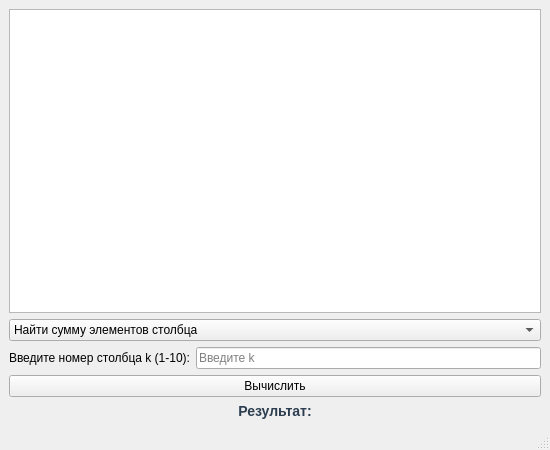
<?xml version="1.0" encoding="UTF-8"?>
<ui version="4.0">
 <class>MainWindow</class>
 <widget class="QMainWindow" name="MainWindow">
  <property name="geometry">
   <rect>
    <x>0</x>
    <y>0</y>
    <width>550</width>
    <height>450</height>
   </rect>
  </property>
  <property name="windowTitle">
   <string>Работа со столбцами матрицы</string>
  </property>
  <widget class="QWidget" name="centralwidget">
   <layout class="QVBoxLayout" name="verticalLayout">
    <item>
     <widget class="QTextEdit" name="textEdit">
      <property name="readOnly">
       <bool>true</bool>
      </property>
      <property name="font">
       <font>
        <family>Monospace</family>
       </font>
      </property>
     </widget>
    </item>
    <item>
     <widget class="QComboBox" name="comboBox">
      <item>
       <property name="text">
        <string>Найти сумму элементов столбца</string>
       </property>
      </item>
      <item>
       <property name="text">
        <string>Найти произведение элементов столбца</string>
       </property>
      </item>
     </widget>
    </item>
    <item>
     <layout class="QHBoxLayout" name="horizontalLayout">
      <item>
       <widget class="QLabel" name="label">
        <property name="text">
         <string>Введите номер столбца k (1-10):</string>
        </property>
       </widget>
      </item>
      <item>
       <widget class="QLineEdit" name="lineEdit">
        <property name="placeholderText">
         <string>Введите k</string>
        </property>
       </widget>
      </item>
     </layout>
    </item>
    <item>
     <widget class="QPushButton" name="pushButton">
      <property name="text">
       <string>Вычислить</string>
      </property>
     </widget>
    </item>
    <item>
     <widget class="QLabel" name="labelResult">
      <property name="text">
       <string>Результат:</string>
      </property>
      <property name="alignment">
       <set>Qt::AlignCenter</set>
      </property>
      <property name="styleSheet">
       <string notr="true">font-size: 14px; color: #2c3e50; font-weight: bold;</string>
      </property>
     </widget>
    </item>
   </layout>
  </widget>
  <widget class="QMenuBar" name="menubar">
   <property name="geometry">
    <rect>
     <x>0</x>
     <y>0</y>
     <width>550</width>
     <height>22</height>
    </rect>
   </property>
  </widget>
  <widget class="QStatusBar" name="statusbar"/>
 </widget>
 <resources/>
 <connections/>
</ui>
